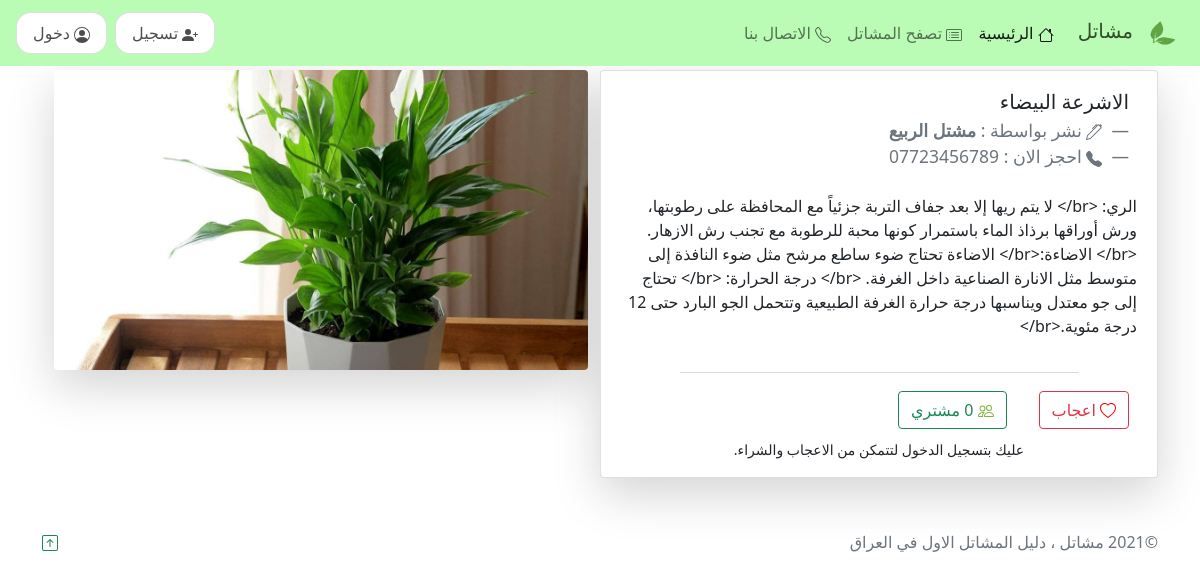
The app's page /element?plants_id=4 with its own data.
### tables this page shows
CREATE TABLE "plants" (
	"id"	INTEGER NOT NULL UNIQUE,
	"nursery_id"	INTEGER,
	"name"	TEXT NOT NULL,
	"des"	TEXT,
	"img_path1"	TEXT,
	"img_path2"	TEXT,
	"img_path3"	TEXT,
	"price"	TEXT NOT NULL,
	PRIMARY KEY("id"),
	FOREIGN KEY("nursery_id") REFERENCES "nursery"("id")
);

CREATE TABLE "nursery" (
	"id"	INTEGER NOT NULL UNIQUE,
	"name"	TEXT NOT NULL UNIQUE,
	"des"	TEXT,
	"img_path1"	TEXT,
	"img_path2"	TEXT,
	"img_path3"	TEXT,
	"phone"	TEXT NOT NULL,
	"path"	TEXT,
	PRIMARY KEY("id")
);

### app.py (the view)
@app.route("/element",methods = ['GET'])
def element():
   plants_id = request.args.get("plants_id")
   plants = db.execute('select * from plants where id=?',plants_id )
   nursery = db.execute('select * from nursery where id=?',plants[0]['nursery_id'])
   return render_template('element.html',plants = plants[0],nursery = nursery[0])

### templates/element.html (shortened to what this page needs)
{% include 'header.html'%}
<section class="py-1 text-center container">
    <div class="row ">
      <div class="row gutter-0 col-lg-12 col-md-12 col-sm-12 mx-auto">
            <div class="col-lg-6 col-md-6 col-sm-12 card  shadow-lg" >
                <div class="col-lg-12 col-md-12 col-sm-12 p-2 m-2">
                    <blockquote class="blockquote mb-0 " style="text-align: right;">
                        <p>{{plants.name}}</p>
                        <footer class="blockquote-footer text-muted">
                              نشر بواسطة :
                              <b>
                                  {{nursery.name}}
                                </b>
                        </footer>
                        <footer class="blockquote-footer text-muted">
                                    احجز الان :
                              {{nursery.phone}}
                        </footer>
                      </blockquote>
                </div>
              <div class="col p-2 text-start">
                <p>
                    {{plants.des}}
                </p>
             </div>
             <div style="width: 75%;margin: 10px auto;" class="dropdown-divider"></div>
                <div class="col-lg-12 col-md-12 col-sm-12 p-0 m-0">
                    <ul class="list-group list-group-horizontal text-dark">
                        <li class="list-group-item" style="border: 0;">
                                <button  class="btn btn-outline-danger">
                                    {{like}} اعجاب
                                </button>
                        </li>
                        <li class="list-group-item" style="border: 0;">
                            <button class="btn btn-outline-success">
                            0 مشتري
                            </button>
                        </li>
                    </ul>
                    {% if 'user_id' not in session %}
                    <p>
                        <small>
                            عليك بتسجيل الدخول لتتمكن من الاعجاب والشراء.
                        </small>
                    </p>
                    {% endif %}
                </div>
    </div>
    <div class=" col-lg-6 col-md-6 col-sm-12 ">
        <div class="rounded shadow-lg"  style="width: 100%;height: 300px;background: url({{url_for('static',filename=plants.img_path1)}});background-size:cover;background-position:center">
</div>
</div>
            </div>
          </div>
</section>
{% include 'footer.html'%}

### static/css/header.css (style rules this page uses)
:root { --var-default-color : #429a46; }

### records on screen
plants: name "الاشرعة البيضاء", des "الري: <br/> لا يتم ريها إلا بعد جفاف التربة جزئياً مع المحافظة على رطوبتها، ورش أوراقها برذاذ الماء باستمرار كونها محبة للرطوبة مع تجنب رش الازهار. <br/> الاضاءة:<br/> الاضاءة تحتاج ضوء ساطع مرشح مثل ضوء النافذة إلى متوسط مثل الانارة الصناعية داخل الغرفة. <br/> درجة الحرارة: <br/> تحتاج إلى جو معتدل ويناسبها درجة حرارة الغرفة الطبيعية وتتحمل الجو البارد حتى 12 درجة مئوية.<br/>", img_path1 (picture)
nursery: name "مشتل الربيع", phone "07723456789"
